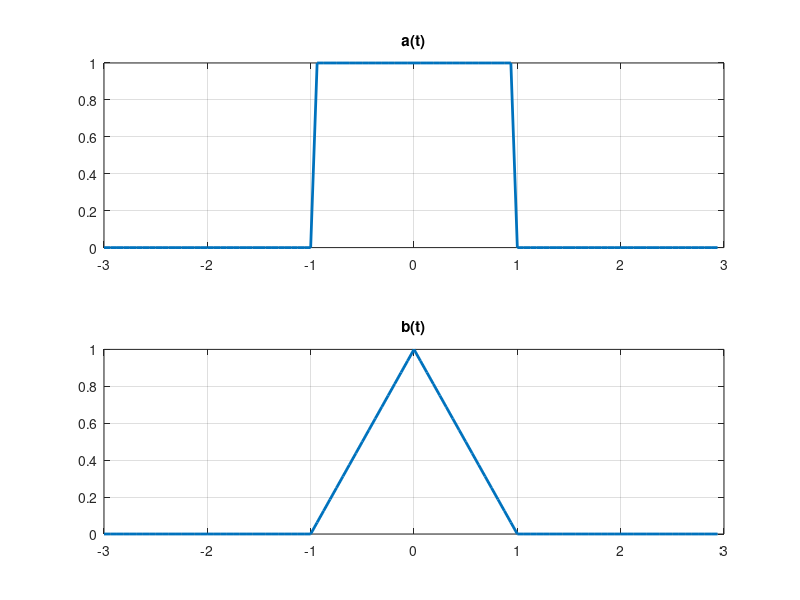
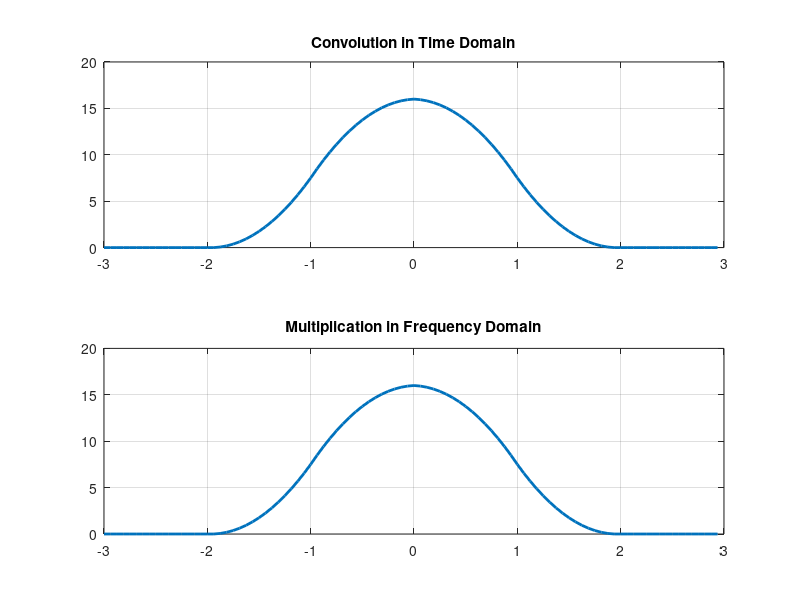

The MATLAB script that drew these images, in order:
%% ADC Lab Evaluation (Mid)

%%

Fs = 16;    % Sampling Rate
T0 = 6;    % Time Interval
Ts = 1/Fs;  % Sampling Time
F0 = 1/T0;  % Frequency Interval

t = -T0/2:Ts:T0/2-Ts;   % Time Vector
f = -Fs/2:F0:Fs/2-F0;   % Frequency Vector

u0 = t>=1;
u1 = t>-1;

a = (u1-u0);    % Signal a
b = (1 - abs(t)).*(u1-u0);  % Signal b

figure  % Graphs
subplot(211), plot(t,a,'Linewidth',2), title('a(t)'), grid on
subplot(212), plot(t,b,'Linewidth',2), title('b(t)'), grid on

%%
c = conv(a,b,'same');   % Convolution in Time Domain
C = fftshift(fft(c));

A = fftshift(fft(a));
B = fftshift(fft(b));

M = A.*B;   % Multiplication in Frequency Domain
m = ifftshift(ifft(M));

figure  % Graphs
subplot(211), plot(t,c,'Linewidth',2), title('Convolution in Time Domain'), grid on
subplot(212), plot(t,abs(m),'Linewidth',2), title('Multiplication in Frequency Domain'), grid on

%%

% Hence the convolution in time domain is equivalent to multiplication in
% frequency domain.

disp('Hence the convolutdion in time domain is equivalent to multiplication in frequency domain.');